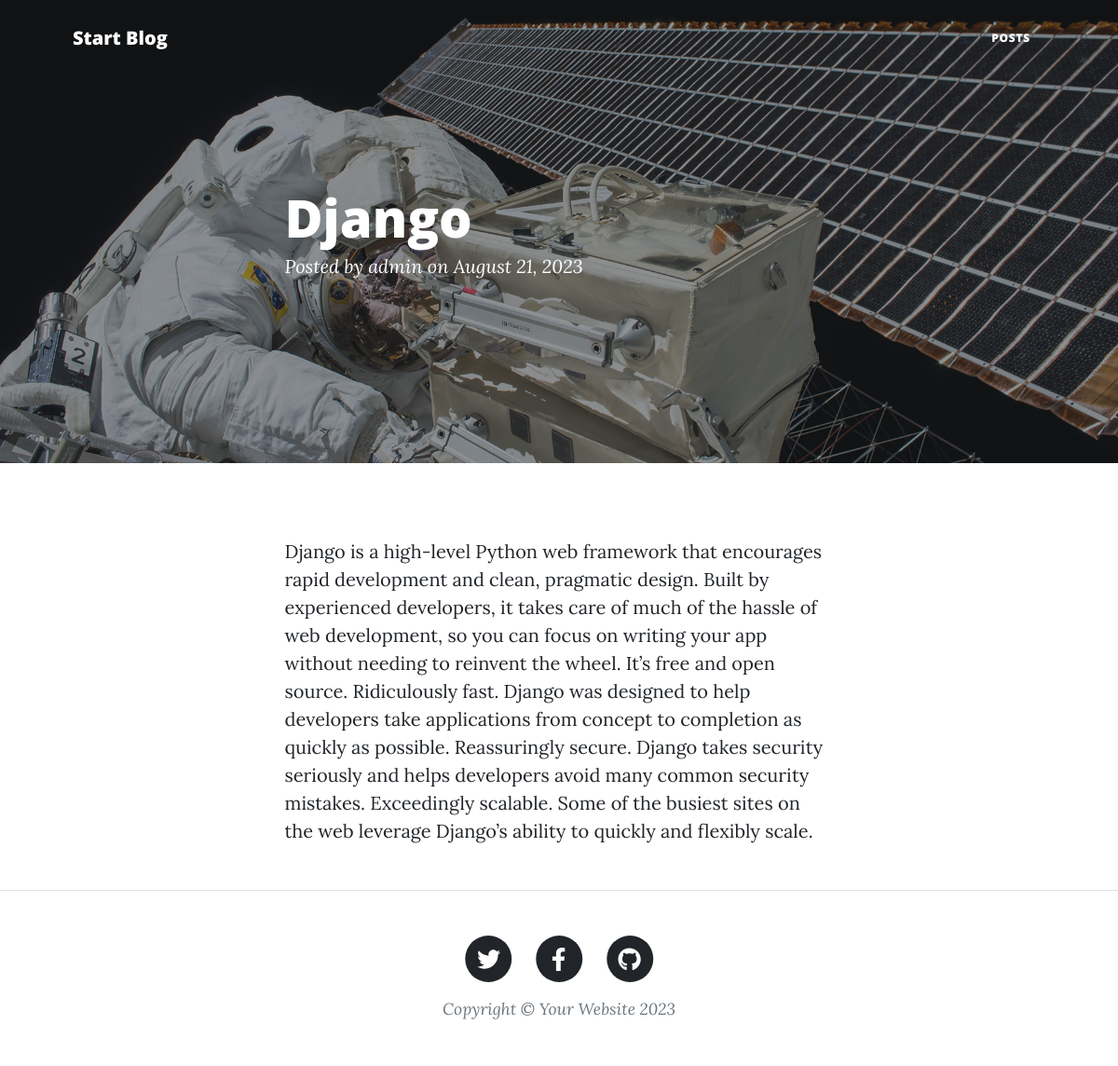
Page /blog/django on the committed database.
### posts/models.py (models this page shows, shortened)
class post(models.Model):
    author = models.ForeignKey(User,related_name='post_author',on_delete=models.SET_NULL,null=True)
    title = models.CharField(max_length=120)
    content = models.TextField(max_length=10000)
    publish_date = models.DateTimeField(default= timezone.now)
    tags = TaggableManager()
    image = models.ImageField(upload_to='posts', null=True)
    slug = models.SlugField(null=True, blank= True)
    def __str__(self) -> str:
        return self.title

### posts/views2.py (the view)
# urls.py: path('blog/<slug:slug>', PostDetail.as_view()),
class PostDetail(generic.DetailView):
    model = post

### posts/templates/posts/post_detail.html (shortened to what this page needs)
{% extends "base.html" %}
{% load static %}
{% block body %}
        <header class="masthead" style="background-image: url('{% static "assets/img/post-bg.jpg" %}')">
            <div class="container position-relative px-4 px-lg-5">
                <div class="row gx-4 gx-lg-5 justify-content-center">
                    <div class="col-md-10 col-lg-8 col-xl-7">
                        <div class="post-heading">
                            <h1>{{post}}</h1>
                            <span class="meta">
                                Posted by
                                <a href="#!">{{post.author}}</a>
                                on
                                {{post.publish_date|date:"F d, o"}}
                            </span>
                        </div>
                    </div>
                </div>
            </div>
        </header>
        <article class="mb-4">
            <div class="container px-4 px-lg-5">
                <div class="row gx-4 gx-lg-5 justify-content-center">
                    <div class="col-md-10 col-lg-8 col-xl-7">
                        <p class="mb-4">
                            {{post.content|safe}}
                        </p>
                    </div>
                </div>
            </div>
        </article>
{% endblock body %}

### rows in the picture
post: title "Django", author "admin", publish_date "August 21, 2023", content "Django is a high-level Python web framework that encourages rapid development and clean, pragmatic design. Built by experienced developers, it takes care of much of the hassle of web development, so you can focus on writing your app without needing to reinvent the wheel. It’s free and open source. Ridiculously fast. Django was designed to help developers take applications from concept to completion as quickly as possible. Reassuringly secure. Django takes security seriously and helps developers avoid many common security mistakes. Exceedingly scalable. Some of the busiest sites on the web leverage Django’s ability to quickly and flexibly scale."
